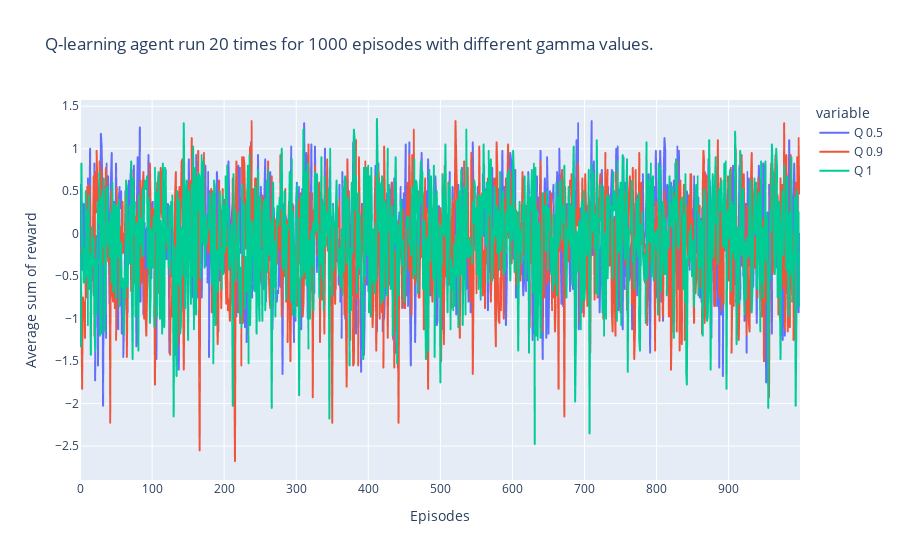

Notebook code for this chart:
### Code cell
fig = px.line(df_rewards, y = ['Q 0.5', 'Q 0.9', 'Q 1'], title='Q-learning agent run {r} times for {e} episodes with different gamma values.'.format(r = runs, e = episodes))
fig.update_layout(xaxis_title='Episodes', yaxis_title='Average sum of reward')
fig.show()

### Figure 1 — Plotly figure (JSON) as saved in the notebook; plotly's stock layout.template omitted (floating-point values rounded to 4 significant figures; data arrays with more than 128 entries replaced by an {"elided": "..."} marker saying what was removed)
{"data": [{"hovertemplate": "variable=Q 0.5<br>index=%{x}<br>value=%{y}<extra></extra>", "legendgroup": "Q 0.5", "line": {"color": "#636efa", "dash": "solid"}, "marker": {"symbol": "circle"}, "mode": "lines", "name": "Q 0.5", "showlegend": true, "type": "scattergl", "x": {"elided": "1000 int values"}, "xaxis": "x", "y": {"elided": "1000 float values"}, "yaxis": "y"}, {"hovertemplate": "variable=Q 0.9<br>index=%{x}<br>value=%{y}<extra></extra>", "legendgroup": "Q 0.9", "line": {"color": "#EF553B", "dash": "solid"}, "marker": {"symbol": "circle"}, "mode": "lines", "name": "Q 0.9", "showlegend": true, "type": "scattergl", "x": {"elided": "1000 int values"}, "xaxis": "x", "y": {"elided": "1000 float values"}, "yaxis": "y"}, {"hovertemplate": "variable=Q 1<br>index=%{x}<br>value=%{y}<extra></extra>", "legendgroup": "Q 1", "line": {"color": "#00cc96", "dash": "solid"}, "marker": {"symbol": "circle"}, "mode": "lines", "name": "Q 1", "showlegend": true, "type": "scattergl", "x": {"elided": "1000 int values"}, "xaxis": "x", "y": {"elided": "1000 float values"}, "yaxis": "y"}], "layout": {"legend": {"title": {"text": "variable"}, "tracegroupgap": 0}, "title": {"text": "Q-learning agent run 20 times for 1000 episodes with different gamma values."}, "xaxis": {"anchor": "y", "domain": [0, 1], "title": {"text": "Episodes"}}, "yaxis": {"anchor": "x", "domain": [0, 1], "title": {"text": "Average sum of reward"}}}}
